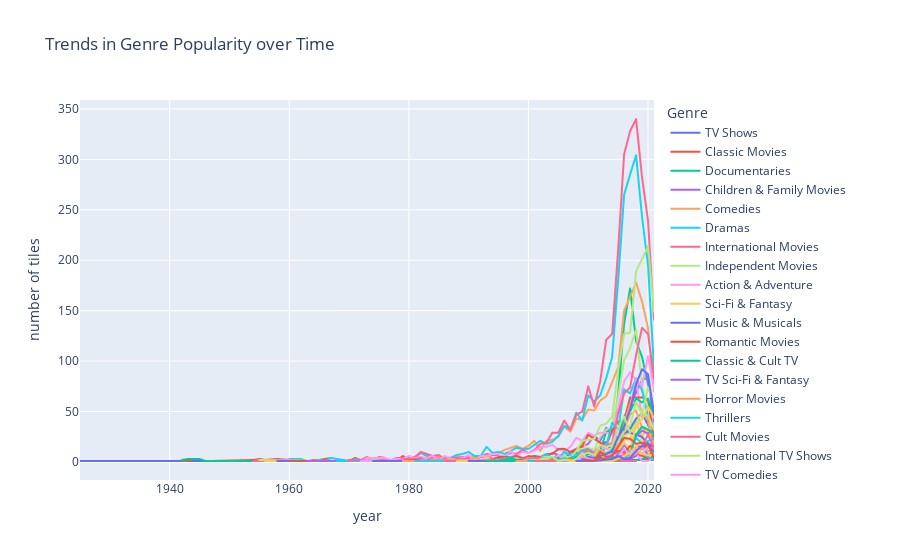

The notebook cell this image was saved under:
### Markdown cell above
<h1 style="font-family: 'Poppins', sans-serif; font-weight: 700; 
           text-align:center; background: linear-gradient(90deg, #E74C3C, #A93226); 
           -webkit-background-clip: text; -webkit-text-fill-color: transparent; margin-top: 40px;">
Trends in Genre Popularity over Time
</h1>

### Code cell
# spliting genre 
df['Genre'] = df['Genre'].str.split(',')
df= df.explode('Genre')
df['Genre'] = df['Genre'].str.strip()


# groupby release year
genre_trends = df.groupby(['release_year','Genre']).size().reset_index(name='count')

# top 5 genre
top_5 = genre_trends.groupby('Genre')['count'].sum().nlargest(5).index

# using plotly to visualize trends of genre
fig = px.line(genre_trends, x='release_year', y='count', color='Genre',
              title="Trends in Genre Popularity over Time" ,
              labels={'release_year':'year' , 'count':'number of tiles'})
fig.show()

### Figure 1 — Plotly figure (JSON) as saved in the notebook; plotly's stock layout.template omitted (floating-point values rounded to 4 significant figures)
{"data": [{"hovertemplate": "Genre=TV Shows<br>year=%{x}<br>number of tiles=%{y}<extra></extra>", "legendgroup": "TV Shows", "line": {"color": "#636efa", "dash": "solid"}, "marker": {"symbol": "circle"}, "mode": "lines", "name": "TV Shows", "showlegend": true, "type": "scattergl", "x": [1925, 1945, 1946, 1991, 1994, 2006, 2014, 2015, 2017, 2019, 2020, 2021], "xaxis": "x", "y": [1, 1, 1, 1, 1, 1, 1, 1, 2, 2, 2, 2], "yaxis": "y"}, {"hovertemplate": "Genre=Classic Movies<br>year=%{x}<br>number of tiles=%{y}<extra></extra>", "legendgroup": "Classic Movies", "line": {"color": "#EF553B", "dash": "solid"}, "marker": {"symbol": "circle"}, "mode": "lines", "name": "Classic Movies", "showlegend": true, "type": "scattergl", "x": [1942, 1943, 1944, 1945, 1946, 1947, 1954, 1955, 1956, 1958, 1960, 1961, 1962, 1963, 1964, 1965, 1967, 1968, 1969, 1970, 1971, 1972, 1973, 1974, 1975, 1976, 1977, 1978, 1979, 1980, 1981, 1982, 1984, 1985, 1986, 1987, 1988, 1989, 1990, 1991, 1992, 1993, 1994, 2018], "xaxis": "x", "y": [2, 1, 3, 3, 1, 1, 2, 3, 2, 3, 2, 1, 2, 1, 2, 2, 4, 3, 1, 1, 4, 2, 5, 2, 5, 4, 2, 1, 6, 2, 5, 2, 5, 1, 2, 1, 2, 3, 3, 2, 6, 7, 3, 1], "yaxis": "y"}, {"hovertemplate": "Genre=Documentaries<br>year=%{x}<br>number of tiles=%{y}<extra></extra>", "legendgroup": "Documentaries", "line": {"color": "#00cc96", "dash": "solid"}, "marker": {"symbol": "circle"}, "mode": "lines", "name": "Documentaries", "showlegend": true, "type": "scattergl", "x": [1942, 1943, 1944, 1945, 1946, 1947, 1972, 1973, 1977, 1979, 1980, 1988, 1990, 1994, 1997, 1998, 2000, 2002, 2004, 2005, 2006, 2007, 2008, 2009, 2010, 2011, 2012, 2013, 2014, 2015, 2016, 2017, 2018, 2019, 2020, 2021], "xaxis": "x", "y": [2, 3, 3, 3, 1, 1, 1, 1, 1, 1, 1, 1, 2, 2, 1, 3, 1, 3, 1, 5, 3, 4, 5, 3, 8, 7, 11, 30, 31, 67, 137, 172, 120, 104, 77, 53], "yaxis": "y"}, {"hovertemplate": "Genre=Children & Family Movies<br>year=%{x}<br>number of tiles=%{y}<extra></extra>", "legendgroup": "Children & Family Movies", "line": {"color": "#ab63fa", "dash": "solid"}, "marker": {"symbol": "circle"}, "mode": "lines", "name": "Children & Family Movies", "showlegend": true, "type": "scattergl", "x": [1954, 1968, 1971, 1973, 1977, 1978, 1980, 1981, 1982, 1984, 1986, 1989, 1991, 1992, 1993, 1994, 1995, 1997, 1998, 1999, 2000, 2001, 2002, 2003, 2004, 2005, 2006, 2007, 2008, 2009, 2010, 2011, 2012, 2013, 2014, 2015, 2016, 2017, 2018, 2019, 2020, 2021], "xaxis": "x", "y": [1, 1, 1, 1, 1, 1, 1, 1, 1, 2, 3, 4, 2, 1, 4, 2, 3, 1, 2, 3, 6, 5, 3, 6, 9, 7, 7, 9, 13, 15, 18, 26, 21, 34, 29, 23, 45, 55, 69, 82, 83, 40], "yaxis": "y"}, {"hovertemplate": "Genre=Comedies<br>year=%{x}<br>number of tiles=%{y}<extra></extra>", "legendgroup": "Comedies", "line": {"color": "#FFA15A", "dash": "solid"}, "marker": {"symbol": "circle"}, "mode": "lines", "name": "Comedies", "showlegend": true, "type": "scattergl", "x": [1954, 1955, 1958, 1960, 1962, 1968, 1970, 1971, 1972, 1973, 1974, 1975, 1976, 1977, 1978, 1979, 1980, 1981, 1982, 1983, 1984, 1985, 1986, 1987, 1988, 1989, 1990, 1991, 1992, 1993, 1994, 1995, 1996, 1997, 1998, 1999, 2000, 2001, 2002, 2003, 2004, 2005, 2006, 2007, 2008, 2009, 2010, 2011, 2012, 2013, 2014, 2015, 2016, 2017, 2018, 2019, 2020, 2021], "xaxis": "x", "y": [1, 2, 1, 2, 1, 1, 1, 1, 1, 1, 4, 2, 3, 1, 1, 3, 3, 5, 5, 1, 3, 5, 2, 1, 6, 4, 6, 5, 5, 4, 7, 9, 12, 14, 16, 13, 16, 21, 11, 21, 22, 25, 35, 30, 43, 42, 52, 51, 61, 65, 79, 94, 150, 164, 178, 159, 133, 70], "yaxis": "y"}, {"hovertemplate": "Genre=Dramas<br>year=%{x}<br>number of tiles=%{y}<extra></extra>", "legendgroup": "Dramas", "line": {"color": "#19d3f3", "dash": "solid"}, "marker": {"symbol": "circle"}, "mode": "lines", "name": "Dramas", "showlegend": true, "type": "scattergl", "x": [1954, 1955, 1956, 1958, 1959, 1960, 1962, 1963, 1964, 1965, 1966, 1967, 1969, 1970, 1971, 1972, 1973, 1974, 1975, 1976, 1977, 1978, 1979, 1980, 1981, 1982, 1983, 1984, 1985, 1986, 1987, 1988, 1989, 1990, 1991, 1992, 1993, 1994, 1995, 1996, 1997, 1998, 1999, 2000, 2001, 2002, 2003, 2004, 2005, 2006, 2007, 2008, 2009, 2010, 2011, 2012, 2013, 2014, 2015, 2016, 2017, 2018, 2019, 2020, 2021], "xaxis": "x", "y": [1, 1, 1, 2, 1, 3, 3, 1, 1, 2, 1, 4, 2, 1, 3, 2, 4, 3, 4, 4, 2, 3, 3, 5, 4, 9, 6, 6, 3, 5, 4, 7, 8, 10, 6, 6, 15, 9, 10, 8, 11, 14, 13, 13, 17, 21, 18, 20, 26, 36, 32, 49, 41, 66, 60, 66, 83, 104, 180, 265, 285, 304, 243, 195, 92], "yaxis": "y"}, {"hovertemplate": "Genre=International Movies<br>year=%{x}<br>number of tiles=%{y}<extra></extra>", "legendgroup": "International Movies", "line": {"color": "#FF6692", "dash": "solid"}, "marker": {"symbol": "circle"}, "mode": "lines", "name": "International Movies", "showlegend": true, "type": "scattergl", "x": [1954, 1956, 1958, 1959, 1960, 1962, 1964, 1966, 1967, 1968, 1969, 1970, 1971, 1972, 1973, 1974, 1975, 1976, 1977, 1978, 1979, 1980, 1981, 1982, 1983, 1984, 1985, 1986, 1988, 1989, 1990, 1991, 1992, 1993, 1994, 1995, 1996, 1997, 1998, 1999, 2000, 2001, 2002, 2003, 2004, 2005, 2006, 2007, 2008, 2009, 2010, 2011, 2012, 2013, 2014, 2015, 2016, 2017, 2018, 2019, 2020, 2021], "xaxis": "x", "y": [1, 1, 1, 1, 2, 1, 1, 1, 1, 1, 1, 2, 2, 1, 5, 2, 5, 3, 2, 4, 4, 5, 5, 10, 8, 6, 7, 3, 4, 5, 5, 2, 5, 8, 7, 7, 5, 9, 8, 12, 9, 12, 18, 19, 29, 29, 41, 32, 47, 50, 75, 55, 80, 121, 127, 210, 305, 328, 340, 282, 239, 141], "yaxis": "y"}, {"hovertemplate": "Genre=Independent Movies<br>year=%{x}<br>number of tiles=%{y}<extra></extra>", "legendgroup": "Independent Movies", "line": {"color": "#B6E880", "dash": "solid"}, "marker": {"symbol": "circle"}, "mode": "lines", "name": "Independent Movies", "showlegend": true, "type": "scattergl", "x": [1955, 1967, 1973, 1974, 1977, 1978, 1982, 1983, 1985, 1988, 1990, 1991, 1992, 1993, 1995, 1996, 1997, 1998, 1999, 2000, 2001, 2002, 2003, 2004, 2005, 2006, 2007, 2008, 2009, 2010, 2011, 2012, 2013, 2014, 2015, 2016, 2017, 2018, 2019, 2020, 2021], "xaxis": "x", "y": [2, 1, 1, 2, 1, 1, 5, 2, 1, 1, 1, 3, 2, 4, 2, 1, 2, 4, 1, 1, 1, 4, 1, 4, 7, 7, 6, 10, 12, 14, 12, 25, 32, 35, 65, 101, 113, 131, 76, 46, 16], "yaxis": "y"}, {"hovertemplate": "Genre=Action & Adventure<br>year=%{x}<br>number of tiles=%{y}<extra></extra>", "legendgroup": "Action & Adventure", "line": {"color": "#FF97FF", "dash": "solid"}, "marker": {"symbol": "circle"}, "mode": "lines", "name": "Action & Adventure", "showlegend": true, "type": "scattergl", "x": [1956, 1960, 1961, 1962, 1963, 1967, 1968, 1971, 1972, 1973, 1975, 1976, 1977, 1978, 1979, 1980, 1981, 1982, 1983, 1984, 1985, 1986, 1987, 1988, 1989, 1990, 1991, 1992, 1993, 1994, 1995, 1996, 1997, 1998, 1999, 2000, 2001, 2002, 2003, 2004, 2005, 2006, 2007, 2008, 2009, 2010, 2011, 2012, 2013, 2014, 2015, 2016, 2017, 2018, 2019, 2020, 2021], "xaxis": "x", "y": [1, 2, 1, 1, 1, 1, 1, 1, 1, 4, 4, 4, 2, 3, 3, 6, 4, 5, 4, 6, 2, 6, 3, 3, 4, 7, 1, 6, 6, 8, 8, 3, 11, 5, 10, 9, 11, 15, 15, 17, 12, 11, 15, 24, 21, 29, 26, 29, 29, 28, 53, 80, 89, 81, 44, 46, 37], "yaxis": "y"}, {"hovertemplate": "Genre=Sci-Fi & Fantasy<br>year=%{x}<br>number of tiles=%{y}<extra></extra>", "legendgroup": "Sci-Fi & Fantasy", "line": {"color": "#FECB52", "dash": "solid"}, "marker": {"symbol": "circle"}, "mode": "lines", "name": "Sci-Fi & Fantasy", "showlegend": true, "type": "scattergl", "x": [1956, 1980, 1990, 1992, 1993, 1994, 1995, 1996, 1997, 1998, 1999, 2000, 2001, 2002, 2003, 2004, 2005, 2006, 2007, 2008, 2009, 2010, 2011, 2012, 2013, 2014, 2015, 2016, 2017, 2018, 2019, 2020], "xaxis": "x", "y": [1, 1, 1, 1, 1, 2, 2, 2, 2, 2, 4, 3, 4, 4, 5, 2, 5, 6, 5, 5, 21, 9, 7, 4, 7, 13, 16, 22, 23, 42, 20, 1], "yaxis": "y"}, {"hovertemplate": "Genre=Music & Musicals<br>year=%{x}<br>number of tiles=%{y}<extra></extra>", "legendgroup": "Music & Musicals", "line": {"color": "#636efa", "dash": "solid"}, "marker": {"symbol": "circle"}, "mode": "lines", "name": "Music & Musicals", "showlegend": true, "type": "scattergl", "x": [1958, 1964, 1966, 1971, 1973, 1974, 1975, 1976, 1978, 1981, 1983, 1986, 1987, 1988, 1989, 1990, 1991, 1993, 1994, 1995, 1997, 1998, 1999, 2000, 2001, 2002, 2003, 2004, 2005, 2006, 2007, 2008, 2009, 2010, 2011, 2012, 2013, 2014, 2015, 2016, 2017, 2018, 2019, 2020, 2021], "xaxis": "x", "y": [1, 1, 1, 1, 1, 1, 1, 1, 1, 1, 1, 1, 1, 1, 1, 1, 2, 2, 1, 2, 2, 2, 3, 2, 1, 5, 4, 3, 7, 2, 10, 9, 7, 11, 6, 17, 20, 10, 24, 27, 33, 43, 48, 37, 19], "yaxis": "y"}, {"hovertemplate": "Genre=Romantic Movies<br>year=%{x}<br>number of tiles=%{y}<extra></extra>", "legendgroup": "Romantic Movies", "line": {"color": "#EF553B", "dash": "solid"}, "marker": {"symbol": "circle"}, "mode": "lines", "name": "Romantic Movies", "showlegend": true, "type": "scattergl", "x": [1960, 1962, 1965, 1969, 1972, 1973, 1974, 1976, 1980, 1981, 1982, 1983, 1984, 1988, 1992, 1993, 1995, 1996, 1997, 1998, 1999, 2000, 2001, 2002, 2003, 2004, 2005, 2006, 2007, 2008, 2009, 2010, 2011, 2012, 2013, 2014, 2015, 2016, 2017, 2018, 2019, 2020, 2021], "xaxis": "x", "y": [1, 1, 1, 1, 1, 1, 1, 1, 1, 2, 1, 2, 2, 1, 1, 1, 5, 5, 5, 6, 4, 5, 6, 5, 8, 8, 13, 13, 10, 13, 16, 27, 23, 19, 16, 31, 40, 41, 64, 64, 64, 61, 25], "yaxis": "y"}, {"hovertemplate": "Genre=Classic & Cult TV<br>year=%{x}<br>number of tiles=%{y}<extra></extra>", "legendgroup": "Classic & Cult TV", "line": {"color": "#00cc96", "dash": "solid"}, "marker": {"symbol": "circle"}, "mode": "lines", "name": "Classic & Cult TV", "showlegend": true, "type": "scattergl", "x": [1963, 1974, 1979, 1990, 2003, 2004, 2006, 2007, 2008, 2010, 2013, 2015, 2016, 2017, 2018, 2019, 2020], "xaxis": "x", "y": [1, 1, 1, 1, 2, 1, 1, 1, 1, 1, 1, 1, 1, 1, 2, 3, 3], "yaxis": "y"}, {"hovertemplate": "Genre=TV Sci-Fi & Fantasy<br>year=%{x}<br>number of tiles=%{y}<extra></extra>", "legendgroup": "TV Sci-Fi & Fantasy", "line": {"color": "#ab63fa", "dash": "solid"}, "marker": {"symbol": "circle"}, "mode": "lines", "name": "TV Sci-Fi & Fantasy", "showlegend": true, "type": "scattergl", "x": [1963, 1993, 1999, 2000, 2004, 2006, 2007, 2009, 2011, 2013, 2014, 2015, 2016, 2017, 2018, 2019, 2020, 2021], "xaxis": "x", "y": [1, 1, 2, 1, 1, 1, 1, 1, 2, 1, 4, 5, 4, 4, 7, 14, 19, 14], "yaxis": "y"}, {"hovertemplate": "Genre=Horror Movies<br>year=%{x}<br>number of tiles=%{y}<extra></extra>", "legendgroup": "Horror Movies", "line": {"color": "#FFA15A", "dash": "solid"}, "marker": {"symbol": "circle"}, "mode": "lines", "name": "Horror Movies", "showlegend": true, "type": "scattergl", "x": [1968, 1974, 1976, 1977, 1978, 1981, 1983, 1985, 1987, 1988, 1990, 1992, 1995, 1996, 1997, 1999, 2000, 2001, 2002, 2003, 2004, 2005, 2006, 2007, 2008, 2009, 2010, 2011, 2012, 2013, 2014, 2015, 2016, 2017, 2018, 2019, 2020, 2021], "xaxis": "x", "y": [1, 1, 1, 1, 1, 1, 1, 1, 2, 2, 1, 2, 1, 1, 2, 2, 4, 1, 1, 5, 3, 3, 5, 4, 5, 12, 11, 8, 7, 15, 19, 20, 32, 47, 51, 34, 29, 20], "yaxis": "y"}, {"hovertemplate": "Genre=Thrillers<br>year=%{x}<br>number of tiles=%{y}<extra></extra>", "legendgroup": "Thrillers", "line": {"color": "#19d3f3", "dash": "solid"}, "marker": {"symbol": "circle"}, "mode": "lines", "name": "Thrillers", "showlegend": true, "type": "scattergl", "x": [1968, 1978, 1983, 1985, 1987, 1991, 1992, 1993, 1994, 1995, 1996, 1997, 1998, 1999, 2000, 2001, 2002, 2003, 2004, 2005, 2006, 2007, 2008, 2009, 2010, 2011, 2012, 2013, 2014, 2015, 2016, 2017, 2018, 2019, 2020, 2021], "xaxis": "x", "y": [1, 1, 1, 1, 1, 1, 2, 2, 1, 2, 3, 5, 2, 3, 2, 4, 4, 8, 4, 4, 10, 7, 7, 12, 13, 9, 9, 15, 39, 32, 72, 68, 83, 71, 45, 33], "yaxis": "y"}, {"hovertemplate": "Genre=Cult Movies<br>year=%{x}<br>number of tiles=%{y}<extra></extra>", "legendgroup": "Cult Movies", "line": {"color": "#FF6692", "dash": "solid"}, "marker": {"symbol": "circle"}, "mode": "lines", "name": "Cult Movies", "showlegend": true, "type": "scattergl", "x": [1970, 1971, 1974, 1976, 1977, 1978, 1979, 1981, 1982, 1983, 1984, 1985, 1986, 1987, 1988, 1990, 1991, 1992, 1994, 1995, 1996, 1997, 1998, 2000, 2001, 2004, 2006, 2007, 2008, 2009, 2010, 2011, 2012, 2013, 2016, 2017, 2018], "xaxis": "x", "y": [1, 2, 1, 2, 1, 1, 3, 3, 4, 1, 2, 2, 2, 1, 3, 3, 1, 1, 3, 1, 4, 1, 2, 3, 1, 4, 2, 3, 3, 1, 1, 1, 2, 2, 1, 1, 1], "yaxis": "y"}, {"hovertemplate": "Genre=International TV Shows<br>year=%{x}<br>number of tiles=%{y}<extra></extra>", "legendgroup": "International TV Shows", "line": {"color": "#B6E880", "dash": "solid"}, "marker": {"symbol": "circle"}, "mode": "lines", "name": "International TV Shows", "showlegend": true, "type": "scattergl", "x": [1972, 1974, 1995, 1999, 2001, 2002, 2003, 2004, 2005, 2006, 2007, 2008, 2009, 2010, 2011, 2012, 2013, 2014, 2015, 2016, 2017, 2018, 2019, 2020, 2021], "xaxis": "x", "y": [1, 1, 1, 2, 2, 4, 5, 5, 3, 6, 4, 11, 21, 22, 23, 36, 38, 45, 91, 127, 128, 189, 201, 214, 149], "yaxis": "y"}, {"hovertemplate": "Genre=TV Comedies<br>year=%{x}<br>number of tiles=%{y}<extra></extra>", "legendgroup": "TV Comedies", "line": {"color": "#FF97FF", "dash": "solid"}, "marker": {"symbol": "circle"}, "mode": "lines", "name": "TV Comedies", "showlegend": true, "type": "scattergl", "x": [1972, 1992, 1994, 1997, 1998, 1999, 2000, 2002, 2003, 2004, 2005, 2006, 2007, 2008, 2009, 2010, 2011, 2012, 2013, 2014, 2015, 2016, 2017, 2018, 2019, 2020, 2021], "xaxis": "x", "y": [1, 2, 1, 2, 1, 2, 1, 1, 4, 1, 7, 3, 2, 4, 6, 4, 10, 16, 13, 12, 34, 42, 54, 82, 75, 105, 72], "yaxis": "y"}, {"hovertemplate": "Genre=British TV Shows<br>year=%{x}<br>number of tiles=%{y}<extra></extra>", "legendgroup": "British TV Shows", "line": {"color": "#FECB52", "dash": "solid"}, "marker": {"symbol": "circle"}, "mode": "lines", "name": "British TV Shows", "showlegend": true, "type": "scattergl", "x": [1974, 1992, 1999, 2001, 2004, 2005, 2006, 2008, 2009, 2010, 2011, 2012, 2013, 2014, 2015, 2016, 2017, 2018, 2019, 2020, 2021], "xaxis": "x", "y": [1, 1, 1, 2, 1, 2, 3, 2, 5, 2, 6, 6, 10, 6, 20, 26, 29, 37, 26, 33, 17], "yaxis": "y"}, {"hovertemplate": "Genre=Sports Movies<br>year=%{x}<br>number of tiles=%{y}<extra></extra>", "legendgroup": "Sports Movies", "line": {"color": "#636efa", "dash": "solid"}, "marker": {"symbol": "circle"}, "mode": "lines", "name": "Sports Movies", "showlegend": true, "type": "scattergl", "x": [1974, 1979, 1980, 1982, 1984, 1985, 1988, 1989, 1990, 1991, 1994, 1996, 1998, 2002, 2003, 2004, 2005, 2006, 2007, 2008, 2009, 2010, 2011, 2012, 2013, 2014, 2015, 2016, 2017, 2018, 2019, 2020, 2021], "xaxis": "x", "y": [1, 1, 1, 1, 1, 1, 1, 1, 1, 1, 1, 1, 2, 1, 1, 2, 2, 2, 2, 4, 3, 3, 8, 4, 5, 8, 15, 32, 29, 27, 25, 17, 15], "yaxis": "y"}, {"hovertemplate": "Genre=Anime Features<br>year=%{x}<br>number of tiles=%{y}<extra></extra>", "legendgroup": "Anime Features", "line": {"color": "#EF553B", "dash": "solid"}, "marker": {"symbol": "circle"}, "mode": "lines", "name": "Anime Features", "showlegend": true, "type": "scattergl", "x": [1979, 1981, 1982, 1988, 1997, 1998, 2001, 2002, 2003, 2004, 2005, 2006, 2007, 2008, 2009, 2010, 2011, 2012, 2013, 2014, 2015, 2016, 2017, 2018, 2019, 2020, 2021], "xaxis": "x", "y": [1, 2, 1, 1, 1, 1, 1, 2, 2, 3, 1, 1, 1, 2, 2, 2, 3, 2, 4, 2, 2, 5, 6, 8, 6, 3, 6], "yaxis": "y"}, {"hovertemplate": "Genre=Kids' TV<br>year=%{x}<br>number of tiles=%{y}<extra></extra>", "legendgroup": "Kids' TV", "line": {"color": "#00cc96", "dash": "solid"}, "marker": {"symbol": "circle"}, "mode": "lines", "name": "Kids' TV", "showlegend": true, "type": "scattergl", "x": [1979, 1981, 1989, 1992, 1993, 1994, 1995, 1996, 1997, 1998, 1999, 2000, 2001, 2002, 2003, 2004, 2005, 2006, 2007, 2008, 2009, 2010, 2011, 2012, 2013, 2014, 2015, 2016, 2017, 2018, 2019, 2020, 2021], "xaxis": "x", "y": [1, 1, 1, 1, 1, 1, 1, 2, 4, 2, 1, 2, 1, 1, 2, 2, 4, 1, 4, 6, 4, 8, 9, 11, 7, 12, 22, 44, 50, 63, 59, 63, 44], "yaxis": "y"}, {"hovertemplate": "Genre=Spanish-Language TV Shows<br>year=%{x}<br>number of tiles=%{y}<extra></extra>", "legendgroup": "Spanish-Language TV Shows", "line": {"color": "#ab63fa", "dash": "solid"}, "marker": {"symbol": "circle"}, "mode": "lines", "name": "Spanish-Language TV Shows", "showlegend": true, "type": "scattergl", "x": [1979, 2002, 2003, 2004, 2006, 2007, 2008, 2010, 2012, 2013, 2014, 2015, 2016, 2017, 2018, 2019, 2020, 2021], "xaxis": "x", "y": [1, 1, 1, 2, 1, 1, 2, 4, 2, 1, 1, 8, 17, 10, 26, 31, 28, 32], "yaxis": "y"}, {"hovertemplate": "Genre=Stand-Up Comedy<br>year=%{x}<br>number of tiles=%{y}<extra></extra>", "legendgroup": "Stand-Up Comedy", "line": {"color": "#FFA15A", "dash": "solid"}, "marker": {"symbol": "circle"}, "mode": "lines", "name": "Stand-Up Comedy", "showlegend": true, "type": "scattergl", "x": [1979, 1983, 1987, 1989, 1990, 1991, 1992, 1993, 1998, 2000, 2001, 2002, 2005, 2006, 2007, 2008, 2009, 2010, 2011, 2012, 2013, 2014, 2015, 2016, 2017, 2018, 2019, 2020, 2021], "xaxis": "x", "y": [1, 1, 2, 1, 1, 4, 2, 1, 1, 1, 1, 1, 1, 4, 1, 4, 2, 3, 6, 12, 9, 11, 17, 37, 58, 59, 49, 41, 12], "yaxis": "y"}, {"hovertemplate": "Genre=Anime Series<br>year=%{x}<br>number of tiles=%{y}<extra></extra>", "legendgroup": "Anime Series", "line": {"color": "#19d3f3", "dash": "solid"}, "marker": {"symbol": "circle"}, "mode": "lines", "name": "Anime Series", "showlegend": true, "type": "scattergl", "x": [1981, 1985, 1986, 1995, 1999, 2000, 2001, 2002, 2003, 2005, 2006, 2007, 2008, 2009, 2010, 2011, 2012, 2013, 2014, 2015, 2016, 2017, 2018, 2019, 2020, 2021], "xaxis": "x", "y": [1, 1, 1, 1, 1, 1, 1, 1, 2, 1, 4, 1, 7, 3, 5, 6, 3, 5, 11, 10, 11, 10, 24, 18, 21, 23], "yaxis": "y"}, {"hovertemplate": "Genre=TV Dramas<br>year=%{x}<br>number of tiles=%{y}<extra></extra>", "legendgroup": "TV Dramas", "line": {"color": "#FF6692", "dash": "solid"}, "marker": {"symbol": "circle"}, "mode": "lines", "name": "TV Dramas", "showlegend": true, "type": "scattergl", "x": [1986, 1990, 1993, 1999, 2002, 2004, 2005, 2006, 2007, 2008, 2009, 2010, 2011, 2012, 2013, 2014, 2015, 2016, 2017, 2018, 2019, 2020, 2021], "xaxis": "x", "y": [1, 1, 1, 1, 4, 1, 1, 2, 3, 4, 10, 12, 9, 16, 16, 19, 48, 68, 74, 106, 133, 127, 83], "yaxis": "y"}, {"hovertemplate": "Genre=Docuseries<br>year=%{x}<br>number of tiles=%{y}<extra></extra>", "legendgroup": "Docuseries", "line": {"color": "#B6E880", "dash": "solid"}, "marker": {"symbol": "circle"}, "mode": "lines", "name": "Docuseries", "showlegend": true, "type": "scattergl", "x": [1988, 1990, 1996, 1999, 2001, 2005, 2006, 2007, 2008, 2009, 2010, 2011, 2012, 2013, 2014, 2015, 2016, 2017, 2018, 2019, 2020, 2021], "xaxis": "x", "y": [1, 1, 1, 1, 2, 1, 2, 2, 2, 9, 2, 7, 3, 9, 15, 20, 30, 36, 59, 47, 74, 57], "yaxis": "y"}, {"hovertemplate": "Genre=Movies<br>year=%{x}<br>number of tiles=%{y}<extra></extra>", "legendgroup": "Movies", "line": {"color": "#FF97FF", "dash": "solid"}, "marker": {"symbol": "circle"}, "mode": "lines", "name": "Movies", "showlegend": true, "type": "scattergl", "x": [1988, 2004, 2005, 2008, 2010, 2011, 2012, 2014, 2015, 2016, 2017, 2018, 2019, 2020, 2021], "xaxis": "x", "y": [1, 1, 1, 1, 2, 6, 3, 8, 8, 6, 5, 9, 1, 1, 4], "yaxis": "y"}, {"hovertemplate": "Genre=Reality TV<br>year=%{x}<br>number of tiles=%{y}<extra></extra>", "legendgroup": "Reality TV", "line": {"color": "#FECB52", "dash": "solid"}, "marker": {"symbol": "circle"}, "mode": "lines", "name": "Reality TV", "showlegend": true, "type": "scattergl", "x": [1988, 1993, 2001, 2006, 2009, 2010, 2011, 2012, 2013, 2014, 2015, 2016, 2017, 2018, 2019, 2020, 2021], "xaxis": "x", "y": [1, 1, 1, 1, 2, 2, 2, 4, 4, 7, 11, 19, 12, 36, 42, 55, 44], "yaxis": "y"}, {"hovertemplate": "Genre=Crime TV Shows<br>year=%{x}<br>number of tiles=%{y}<extra></extra>", "legendgroup": "Crime TV Shows", "line": {"color": "#636efa", "dash": "solid"}, "marker": {"symbol": "circle"}, "mode": "lines", "name": "Crime TV Shows", "showlegend": true, "type": "scattergl", "x": [1990, 1999, 2004, 2005, 2006, 2007, 2008, 2009, 2010, 2011, 2012, 2013, 2014, 2015, 2016, 2017, 2018, 2019, 2020, 2021], "xaxis": "x", "y": [1, 1, 1, 1, 1, 1, 4, 1, 5, 4, 6, 8, 11, 25, 35, 52, 77, 92, 87, 47], "yaxis": "y"}, {"hovertemplate": "Genre=LGBTQ Movies<br>year=%{x}<br>number of tiles=%{y}<extra></extra>", "legendgroup": "LGBTQ Movies", "line": {"color": "#EF553B", "dash": "solid"}, "marker": {"symbol": "circle"}, "mode": "lines", "name": "LGBTQ Movies", "showlegend": true, "type": "scattergl", "x": [1993, 1995, 1998, 2006, 2008, 2009, 2010, 2012, 2013, 2015, 2016, 2017, 2018, 2019, 2020, 2021], "xaxis": "x", "y": [1, 1, 1, 1, 1, 2, 1, 4, 3, 11, 9, 16, 13, 13, 17, 8], "yaxis": "y"}, {"hovertemplate": "Genre=TV Action & Adventure<br>year=%{x}<br>number of tiles=%{y}<extra></extra>", "legendgroup": "TV Action & Adventure", "line": {"color": "#00cc96", "dash": "solid"}, "marker": {"symbol": "circle"}, "mode": "lines", "name": "TV Action & Adventure", "showlegend": true, "type": "scattergl", "x": [1993, 1999, 2000, 2001, 2003, 2004, 2005, 2006, 2007, 2008, 2009, 2011, 2012, 2013, 2014, 2015, 2016, 2017, 2018, 2019, 2020, 2021], "xaxis": "x", "y": [1, 1, 1, 1, 1, 1, 1, 1, 1, 5, 1, 1, 1, 1, 3, 5, 6, 7, 27, 35, 32, 28], "yaxis": "y"}, {"hovertemplate": "Genre=TV Thrillers<br>year=%{x}<br>number of tiles=%{y}<extra></extra>", "legendgroup": "TV Thrillers", "line": {"color": "#ab63fa", "dash": "solid"}, "marker": {"symbol": "circle"}, "mode": "lines", "name": "TV Thrillers", "showlegend": true, "type": "scattergl", "x": [1998, 2008, 2013, 2014, 2015, 2016, 2017, 2018, 2019, 2020, 2021], "xaxis": "x", "y": [1, 1, 1, 1, 8, 3, 3, 6, 16, 7, 9], "yaxis": "y"}, {"hovertemplate": "Genre=Teen TV Shows<br>year=%{x}<br>number of tiles=%{y}<extra></extra>", "legendgroup": "Teen TV Shows", "line": {"color": "#FFA15A", "dash": "solid"}, "marker": {"symbol": "circle"}, "mode": "lines", "name": "Teen TV Shows", "showlegend": true, "type": "scattergl", "x": [1998, 1999, 2000, 2002, 2006, 2008, 2010, 2011, 2014, 2015, 2016, 2017, 2018, 2019, 2020, 2021], "xaxis": "x", "y": [1, 1, 1, 1, 2, 1, 2, 1, 3, 4, 5, 5, 8, 14, 11, 8], "yaxis": "y"}, {"hovertemplate": "Genre=Faith & Spirituality<br>year=%{x}<br>number of tiles=%{y}<extra></extra>", "legendgroup": "Faith & Spirituality", "line": {"color": "#19d3f3", "dash": "solid"}, "marker": {"symbol": "circle"}, "mode": "lines", "name": "Faith & Spirituality", "showlegend": true, "type": "scattergl", "x": [2000, 2005, 2006, 2007, 2008, 2010, 2011, 2012, 2013, 2014, 2015, 2016, 2017, 2018, 2019, 2020, 2021], "xaxis": "x", "y": [1, 1, 1, 1, 3, 1, 1, 1, 2, 6, 4, 3, 10, 15, 8, 5, 2], "yaxis": "y"}, {"hovertemplate": "Genre=TV Mysteries<br>year=%{x}<br>number of tiles=%{y}<extra></extra>", "legendgroup": "TV Mysteries", "line": {"color": "#FF6692", "dash": "solid"}, "marker": {"symbol": "circle"}, "mode": "lines", "name": "TV Mysteries", "showlegend": true, "type": "scattergl", "x": [2001, 2007, 2014, 2015, 2016, 2017, 2018, 2019, 2020, 2021], "xaxis": "x", "y": [1, 1, 1, 4, 7, 9, 15, 16, 27, 14], "yaxis": "y"}, {"hovertemplate": "Genre=Romantic TV Shows<br>year=%{x}<br>number of tiles=%{y}<extra></extra>", "legendgroup": "Romantic TV Shows", "line": {"color": "#B6E880", "dash": "solid"}, "marker": {"symbol": "circle"}, "mode": "lines", "name": "Romantic TV Shows", "showlegend": true, "type": "scattergl", "x": [2002, 2003, 2004, 2005, 2006, 2007, 2008, 2009, 2010, 2011, 2012, 2013, 2014, 2015, 2016, 2017, 2018, 2019, 2020, 2021], "xaxis": "x", "y": [3, 3, 5, 1, 2, 1, 3, 8, 9, 7, 17, 15, 17, 34, 45, 29, 39, 48, 46, 32], "yaxis": "y"}, {"hovertemplate": "Genre=Science & Nature TV<br>year=%{x}<br>number of tiles=%{y}<extra></extra>", "legendgroup": "Science & Nature TV", "line": {"color": "#FF97FF", "dash": "solid"}, "marker": {"symbol": "circle"}, "mode": "lines", "name": "Science & Nature TV", "showlegend": true, "type": "scattergl", "x": [2007, 2008, 2009, 2011, 2012, 2013, 2014, 2015, 2016, 2017, 2018, 2019, 2020, 2021], "xaxis": "x", "y": [1, 1, 5, 2, 1, 2, 3, 6, 13, 7, 13, 8, 15, 10], "yaxis": "y"}, {"hovertemplate": "Genre=Stand-Up Comedy & Talk Shows<br>year=%{x}<br>number of tiles=%{y}<extra></extra>", "legendgroup": "Stand-Up Comedy & Talk Shows", "line": {"color": "#FECB52", "dash": "solid"}, "marker": {"symbol": "circle"}, "mode": "lines", "name": "Stand-Up Comedy & Talk Shows", "showlegend": true, "type": "scattergl", "x": [2007, 2008, 2013, 2014, 2015, 2017, 2018, 2019, 2020, 2021], "xaxis": "x", "y": [1, 1, 1, 1, 3, 9, 16, 8, 7, 7], "yaxis": "y"}, {"hovertemplate": "Genre=TV Horror<br>year=%{x}<br>number of tiles=%{y}<extra></extra>", "legendgroup": "TV Horror", "line": {"color": "#636efa", "dash": "solid"}, "marker": {"symbol": "circle"}, "mode": "lines", "name": "TV Horror", "showlegend": true, "type": "scattergl", "x": [2008, 2011, 2014, 2015, 2016, 2017, 2018, 2019, 2020, 2021], "xaxis": "x", "y": [1, 1, 3, 6, 3, 4, 11, 16, 17, 10], "yaxis": "y"}, {"hovertemplate": "Genre=Korean TV Shows<br>year=%{x}<br>number of tiles=%{y}<extra></extra>", "legendgroup": "Korean TV Shows", "line": {"color": "#EF553B", "dash": "solid"}, "marker": {"symbol": "circle"}, "mode": "lines", "name": "Korean TV Shows", "showlegend": true, "type": "scattergl", "x": [2009, 2010, 2011, 2012, 2013, 2014, 2015, 2016, 2017, 2018, 2019, 2020, 2021], "xaxis": "x", "y": [3, 2, 1, 10, 5, 6, 15, 24, 23, 18, 19, 17, 4], "yaxis": "y"}], "layout": {"legend": {"title": {"text": "Genre"}, "tracegroupgap": 0}, "title": {"text": "Trends in Genre Popularity over Time"}, "xaxis": {"anchor": "y", "domain": [0, 1], "title": {"text": "year"}}, "yaxis": {"anchor": "x", "domain": [0, 1], "title": {"text": "number of tiles"}}}}
